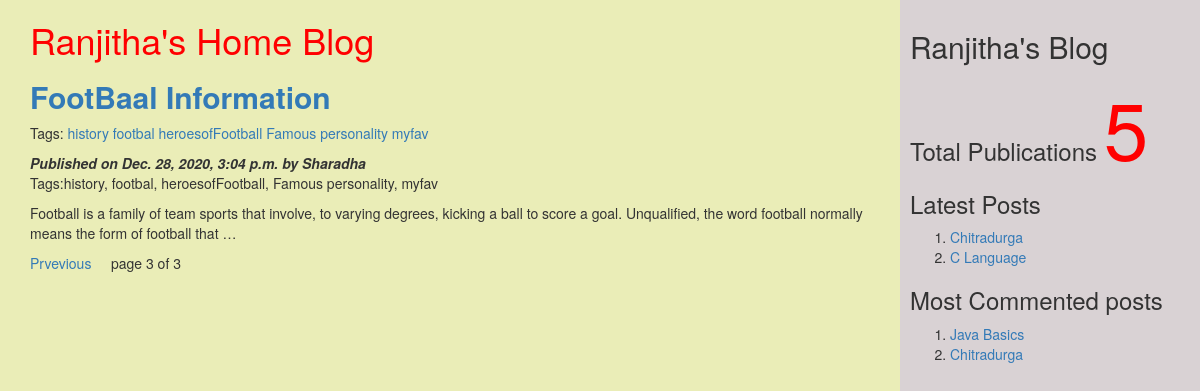
/?page=3, run on the app's committed database.
### myApp/models.py (models this page shows, shortened)
class Post(models.Model):
    tags=TaggableManager()
    STATUS_CHOICES=(('draft','Draft'),('published','Published'))
    title=models.CharField(max_length=200)
    slug=models.SlugField(max_length=264,unique_for_date='publish')
    author=models.ForeignKey(User,related_name='blog_posts',on_delete=models.CASCADE)
    body=models.TextField()
    publish=models.DateTimeField(default=timezone.now)
    created=models.DateTimeField(auto_now_add=True)
    updated=models.DateTimeField(auto_now=True)
    status=models.CharField(max_length=20,choices=STATUS_CHOICES,default='draft')
    objects=CustomManager()
    class Meta:
        ordering=('-publish',)
    def get_absolute_url(self):
        return reverse('post_detail',args=[self.publish.year,self.publish.strftime('%m'),self.publish.strftime('%d'),self.slug])

### myApp/views.py (the view)
# urls.py: url(r'^$',views.post_list_view),
def post_list_view(request,tag_slug=None):
    post_list=Post.objects.all()
    tag=None
    if tag_slug:
        tag=get_object_or_404(Tag,slug=tag_slug) #provided slug
        post_list=post_list.filter(tags__in=[tag])
    paginator=Paginator(post_list,2) #step1
    page_number=request.GET.get('page')#step2
    try:
        post_list=paginator.page(page_number)#step2
    except PageNotAnInteger:
        post_list=paginator.page(1)#step3
    except EmptyPage:
        post_list=Paginator.page(paginator.num_pages) #page4
    d={'post_list':post_list,'tag':tag}
    return render(request,'myApp/post_list.html',d)

### myApp/models.py (called while the page is built)
    def get_queryset(self):
        return super().get_queryset().filter(status='published')

### myApp/templatetags/mytags.py (called while the page is built)
@register.simple_tag
def total_posts():
    return Post.objects.count()

@register.inclusion_tag('myApp/latest_post.html')
def show_latest_posts(count=3):
    latest_post=Post.objects.order_by('-publish')[:count]
    return {'latest_posts':latest_post}

@register.simple_tag
def get_most_commented_posts(count=2):
    return Post.objects.annotate(total_comments=Count('comments')).order_by('-total_comments')[:count]

### templates/myApp/post_list.html (shortened to what this page needs)
<!DOCTYPE html>
<html lang="en" dir="ltr">
{%extends 'myApp/parent.html'%}
    {% block content_block%}
    <h1 style="color:red">Ranjitha's Home Blog</h1>
    {%for post in post_list%}
    <a href="{{post.get_absolute_url}}"><h2><b>{{post.title}}</b></h2></a>
    <p>Tags:
      {%for t in post.tags.all%}
      <a href="{%url 'post_list_by_tag_name' t.slug%}">{{t.name}}</a>
      {%endfor%}</p>
    <i><b>Published on {{post.publish}} by {{post.author|title}}</b></i>
    <p>Tags:{{post.tags.all|join:', '}}</p>
    {{post.body|truncatewords:30|linebreaks}}
    {%endfor%}
    {%include 'myApp/pagination.html' with page=post_list%}
    {%endblock%}

### templates/myApp/parent.html (shortened to what this page needs)
<html>
{% load mytags %}
  <head>
    <link rel="stylesheet" href="https://maxcdn.bootstrapcdn.com/bootstrap/3.3.7/css/bootstrap.min.css">
  </head>
  <body>
    <div class="content" style="width:75%;float:left;background-color:#eaedb7;height:1000px;padding:0 0 0 30px">
     {%block content_block%}
      {%endblock%}
    </div>
    <div class="sidebar" style="width:25%;float:right;background-color:#d9d2d4;height:1000px;padding:10px">
      <h2>Ranjitha's Blog</h2>
      <h3> Total Publications
        <span style="color:red; font-size:80px">
        {% total_posts %}
        </span>
        <h3>Latest Posts </h3>
        {%show_latest_posts 2%}
        <h3>Most Commented posts</h3>
        {% get_most_commented_posts as m %}
        <ol>
          {% for post in m%}
          <li><a href="{{post.get_absolute_url}}">{{post.title}}</a></li>
          {%endfor%}
        </ol>
  </body>
</html>

### templates/myApp/latest_post.html
<!DOCTYPE html>
  <body>
    <ol>
    {%for post in latest_posts %}
    <li><a href="{{post.get_absolute_url}}">{{post.title}}</a></li>
    {%endfor%}
      </ol>
  </body>
</html>

### data on the page
Post: title "FootBaal Information", publish "Dec. 28, 2020, 3:04 p.m.", author "Sharadha", tags.all "history, footbal, heroesofFootball, Famous personality, myfav", body "Football is a family of team sports that involve, to varying degrees, kicking a ball to score a goal. Unqualified, the word football normally means the form of football that …"
Tag: name "history"
Tag: name "footbal"
Tag: name "heroesofFootball"
Tag: name "Famous personality"
Tag: name "myfav"
Post: title "Chitradurga"
Post: title "C Language"
Post: title "Java Basics"

### other printed values
{{ page.number }} "3"
{{ page.paginator.num_pages }} "3"
